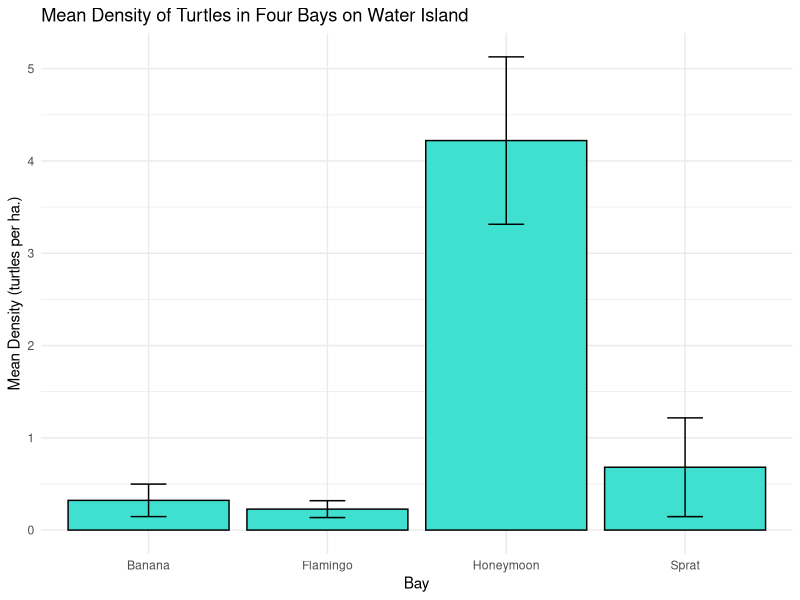

Reproduce this figure in R. (Note: this script raises an error after producing the figure.)
## ---- chunk 1
#| echo: false
#| warning: false
#| message: false

library(tidyverse)


Turtles <- read.csv("Turtle_densityV3.csv")

Turtles_long <- Turtles %>%
  pivot_longer(
    cols = starts_with("Density"),
    names_to = "Replicate",
    values_to = "Turtle.density"
  )

# Summary dataframe of the data

Turtle_summary <- Turtles_long %>%
  group_by(Bay) %>%
  summarise(
    MEAN_density  = mean(Turtle.density),
    SEM_density = sd(Turtle.density) / sqrt(length(Turtle.density))
  )
## ---- chunk 2
anova_result <- aov(Turtle.density ~ Bay, data = Turtles_long) 
summary(anova_result) 
## ---- chunk 3
TurtleResiduals <- rstandard(anova_result)

shapiro.test(TurtleResiduals)
## ---- chunk 4
bartlett.test(Turtle.density ~ Bay, data = Turtles_long) 
## ---- chunk 5
kruskal_test_result <- kruskal.test(Turtle.density ~ Bay, data = Turtles_long)
print(kruskal_test_result)
## ---- chunk 6
#| echo: false
ggplot(Turtle_summary, aes(x=Bay, y=MEAN_density)) +
  geom_bar(stat="identity", fill = "turquoise", color = "black") +
  geom_errorbar(aes(ymin=MEAN_density-SEM_density, ymax=MEAN_density+SEM_density), width=.2) + labs (title = "Mean Density of Turtles in Four Bays on Water Island", x = "Bay", y = "Mean Density (turtles per ha.)") + theme_minimal() 

## ---- chunk 7
#| echo: false
#| warning: false
#| message: false
#| fig-cap: "Getis-Ord gi* analysis turtle hotspot map"

knitr::include_graphics("Turtle hotspots.jpg")
